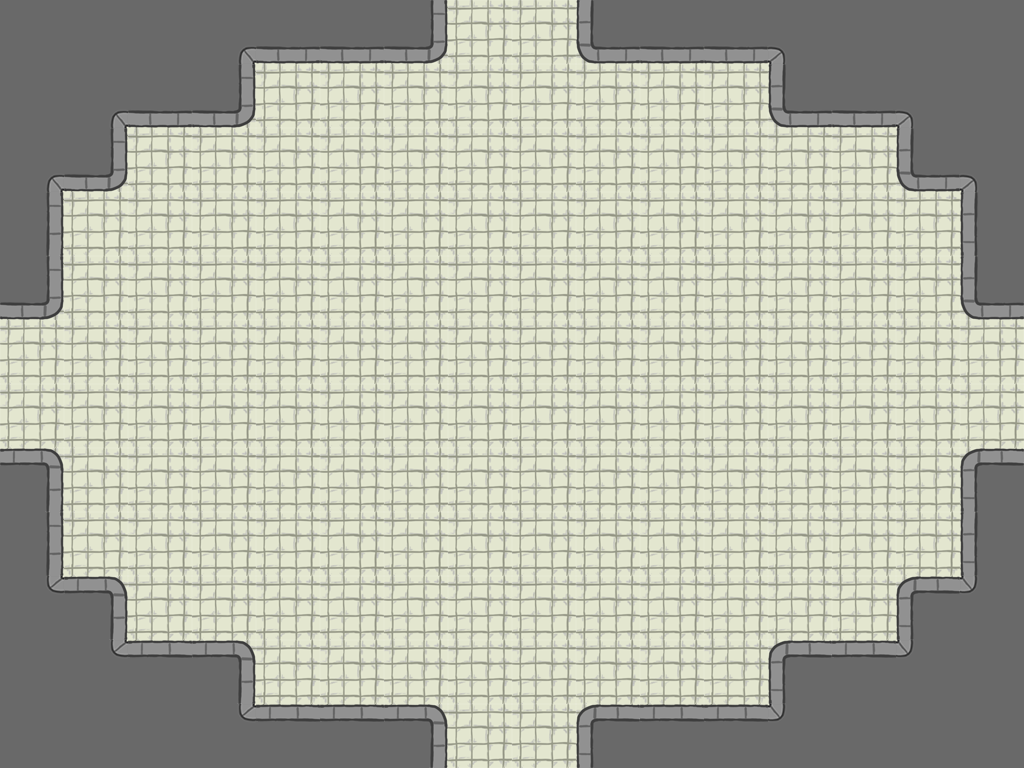

Rendered tile map (Tiled .tmx) drawn with the repository's tilesets; below, a short description and the full map source, tile grids included:
An orthogonal 16x12 tile map with 64x64 px tiles, 1 tile layer (Tiles) and 5 objects (4x Door, TurretTrack).

<map version="1.0" orientation="orthogonal" width="16" height="12" tilewidth="64" tileheight="64">
 <tileset firstgid="1" name="tileset" tilewidth="64" tileheight="64">
  <image source="../TileSets/tileset.png" width="384" height="192" />
  <tile id="0">
   <properties>
    <property name="walkCost" value="100" />
   </properties>
  </tile>
  <tile id="1">
   <properties>
    <property name="walkCost" value="100" />
   </properties>
  </tile>
  <tile id="6">
   <properties>
    <property name="walkCost" value="100" />
   </properties>
  </tile>
 </tileset>
 <layer name="Tiles" width="16" height="12">
  <data>
   <tile gid="8" />
   <tile gid="8" />
   <tile gid="8" />
   <tile gid="17" />
   <tile gid="4" />
   <tile gid="4" />
   <tile gid="9" />
   <tile gid="1" />
   <tile gid="1" />
   <tile gid="11" />
   <tile gid="4" />
   <tile gid="4" />
   <tile gid="16" />
   <tile gid="8" />
   <tile gid="8" />
   <tile gid="8" />
   <tile gid="8" />
   <tile gid="17" />
   <tile gid="4" />
   <tile gid="9" />
   <tile gid="1" />
   <tile gid="1" />
   <tile gid="1" />
   <tile gid="1" />
   <tile gid="1" />
   <tile gid="1" />
   <tile gid="1" />
   <tile gid="1" />
   <tile gid="11" />
   <tile gid="4" />
   <tile gid="16" />
   <tile gid="8" />
   <tile gid="17" />
   <tile gid="9" />
   <tile gid="1" />
   <tile gid="1" />
   <tile gid="1" />
   <tile gid="1" />
   <tile gid="1" />
   <tile gid="1" />
   <tile gid="1" />
   <tile gid="1" />
   <tile gid="1" />
   <tile gid="1" />
   <tile gid="1" />
   <tile gid="1" />
   <tile gid="11" />
   <tile gid="16" />
   <tile gid="5" />
   <tile gid="1" />
   <tile gid="1" />
   <tile gid="1" />
   <tile gid="1" />
   <tile gid="1" />
   <tile gid="1" />
   <tile gid="1" />
   <tile gid="1" />
   <tile gid="1" />
   <tile gid="1" />
   <tile gid="1" />
   <tile gid="1" />
   <tile gid="1" />
   <tile gid="1" />
   <tile gid="6" />
   <tile gid="9" />
   <tile gid="1" />
   <tile gid="1" />
   <tile gid="1" />
   <tile gid="1" />
   <tile gid="1" />
   <tile gid="1" />
   <tile gid="1" />
   <tile gid="1" />
   <tile gid="1" />
   <tile gid="1" />
   <tile gid="1" />
   <tile gid="1" />
   <tile gid="1" />
   <tile gid="1" />
   <tile gid="11" />
   <tile gid="1" />
   <tile gid="1" />
   <tile gid="1" />
   <tile gid="1" />
   <tile gid="1" />
   <tile gid="1" />
   <tile gid="1" />
   <tile gid="1" />
   <tile gid="1" />
   <tile gid="1" />
   <tile gid="1" />
   <tile gid="1" />
   <tile gid="1" />
   <tile gid="1" />
   <tile gid="1" />
   <tile gid="1" />
   <tile gid="1" />
   <tile gid="1" />
   <tile gid="1" />
   <tile gid="1" />
   <tile gid="1" />
   <tile gid="1" />
   <tile gid="1" />
   <tile gid="1" />
   <tile gid="1" />
   <tile gid="1" />
   <tile gid="1" />
   <tile gid="1" />
   <tile gid="1" />
   <tile gid="1" />
   <tile gid="1" />
   <tile gid="1" />
   <tile gid="12" />
   <tile gid="1" />
   <tile gid="1" />
   <tile gid="1" />
   <tile gid="1" />
   <tile gid="1" />
   <tile gid="1" />
   <tile gid="1" />
   <tile gid="1" />
   <tile gid="1" />
   <tile gid="1" />
   <tile gid="1" />
   <tile gid="1" />
   <tile gid="1" />
   <tile gid="1" />
   <tile gid="10" />
   <tile gid="5" />
   <tile gid="1" />
   <tile gid="1" />
   <tile gid="1" />
   <tile gid="1" />
   <tile gid="1" />
   <tile gid="1" />
   <tile gid="1" />
   <tile gid="1" />
   <tile gid="1" />
   <tile gid="1" />
   <tile gid="1" />
   <tile gid="1" />
   <tile gid="1" />
   <tile gid="1" />
   <tile gid="6" />
   <tile gid="18" />
   <tile gid="12" />
   <tile gid="1" />
   <tile gid="1" />
   <tile gid="1" />
   <tile gid="1" />
   <tile gid="1" />
   <tile gid="1" />
   <tile gid="1" />
   <tile gid="1" />
   <tile gid="1" />
   <tile gid="1" />
   <tile gid="1" />
   <tile gid="1" />
   <tile gid="10" />
   <tile gid="15" />
   <tile gid="8" />
   <tile gid="18" />
   <tile gid="3" />
   <tile gid="12" />
   <tile gid="1" />
   <tile gid="1" />
   <tile gid="1" />
   <tile gid="1" />
   <tile gid="1" />
   <tile gid="1" />
   <tile gid="1" />
   <tile gid="1" />
   <tile gid="10" />
   <tile gid="3" />
   <tile gid="15" />
   <tile gid="8" />
   <tile gid="8" />
   <tile gid="8" />
   <tile gid="8" />
   <tile gid="18" />
   <tile gid="3" />
   <tile gid="3" />
   <tile gid="12" />
   <tile gid="1" />
   <tile gid="1" />
   <tile gid="10" />
   <tile gid="3" />
   <tile gid="3" />
   <tile gid="15" />
   <tile gid="8" />
   <tile gid="8" />
   <tile gid="8" />
  </data>
 </layer>
 <objectgroup name="Objects" width="16" height="12">
  <object name="DoorYellow" type="Door" x="16" y="349" width="64" height="64">
   <properties>
    <property name="direction" value="left" />
    <property name="locked" value="0" />
   </properties>
  </object>
  <object name="TurretTrack" type="TurretTrack" x="513" y="384" width="64" height="64">
   <properties>
    <property name="projectileType" value="2" />
    <property name="rateOfFire" value="4" />
    <property name="rateOfRotation" value="2" />
    <property name="timeFiring" value="5" />
    <property name="timeIdle" value="2" />
   </properties>
  </object>
  <object name="DoorYellow" type="Door" x="479" y="31" width="64" height="64">
   <properties>
    <property name="direction" value="up" />
    <property name="locked" value="0" />
   </properties>
  </object>
  <object name="DoorYellow" type="Door" x="477" y="693" width="64" height="64">
   <properties>
    <property name="direction" value="down" />
    <property name="locked" value="0" />
   </properties>
  </object>
  <object name="DoorYellow" type="Door" x="949" y="355" width="64" height="64">
   <properties>
    <property name="direction" value="right" />
    <property name="locked" value="0" />
   </properties>
  </object>
 </objectgroup>
</map>
